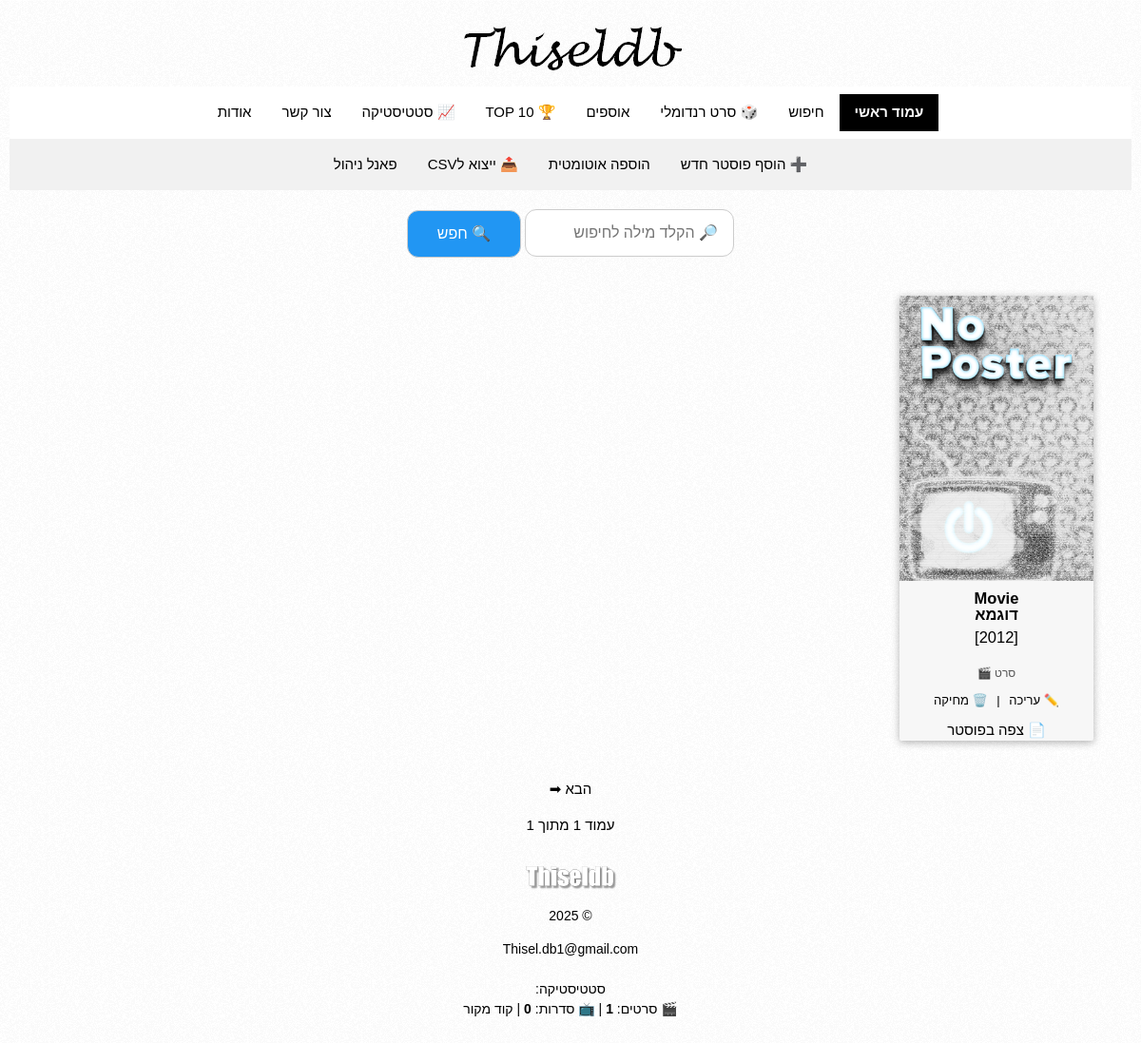
The page / on the database its author committed.
### tables this page shows
CREATE TABLE `posters` (
  `id` int(11) NOT NULL,
  `title_en` varchar(255) DEFAULT NULL,
  `title_he` varchar(255) DEFAULT NULL,
  `year` varchar(20) DEFAULT NULL,
  `imdb_rating` decimal(3,1) DEFAULT NULL,
  `imdb_link` varchar(255) DEFAULT NULL,
  `image_url` varchar(255) DEFAULT NULL,
  `plot` text DEFAULT NULL,
  `plot_he` text DEFAULT NULL,
  `lang_code` varchar(10) DEFAULT NULL,
  `is_dubbed` tinyint(1) DEFAULT 0,
  `has_subtitles` tinyint(1) DEFAULT 0,
  `tvdb_id` varchar(100) DEFAULT NULL,
  `youtube_trailer` varchar(255) DEFAULT NULL,
  `genre` varchar(255) DEFAULT NULL,
  `actors` text DEFAULT NULL,
  `metacritic_score` varchar(50) DEFAULT NULL,
  `rt_score` varchar(50) DEFAULT NULL,
  `metacritic_link` varchar(255) DEFAULT NULL,
  `rt_link` varchar(255) DEFAULT NULL,
  `imdb_id` varchar(15) DEFAULT NULL,
  `pending` tinyint(4) DEFAULT 0,
  `collection_name` varchar(255) DEFAULT NULL,
  `created_at` datetime DEFAULT current_timestamp(),
  `type_id` int(11) DEFAULT NULL,
  `directors` varchar(255) DEFAULT NULL,
  `writers` varchar(255) DEFAULT NULL,
  `producers` varchar(255) DEFAULT NULL,
  `cinematographers` varchar(255) DEFAULT NULL,
  `composers` varchar(255) DEFAULT NULL,
  `runtime` int(11) DEFAULT NULL,
  `languages` varchar(255) DEFAULT NULL,
  `countries` varchar(255) DEFAULT NULL,
  `tmdb_collection_id` int(11) DEFAULT NULL
);

CREATE TABLE `poster_types` (
  `id` int(11) NOT NULL,
  `code` varchar(50) DEFAULT NULL,
  `label_he` varchar(100) DEFAULT NULL,
  `label_en` varchar(100) DEFAULT NULL,
  `icon` varchar(10) DEFAULT NULL,
  `description` text DEFAULT NULL,
  `sort_order` int(11) DEFAULT 0
);

### index.php (the view, shortened to what this page needs)
<?php require_once 'server.php';?>
<?php include 'header.php'; ?>
<?php
$page = isset($_GET['page']) ? max(1, intval($_GET['page'])) : 1;
$limit = 20;
$count_result = $conn->query("SELECT COUNT(*) AS total FROM posters");
$total_rows   = $count_result->fetch_assoc()['total'];
$total_pages  = max(1, ceil($total_rows / $limit));
$offset = ($page - 1) * $limit;
$orderBy = "";
if (empty($orderBy)) $orderBy = "ORDER BY p.id DESC";
$sql = "SELECT p.*, pt.code, pt.label_he, pt.icon FROM posters p LEFT JOIN poster_types pt ON p.type_id = pt.id";
$sql .= " $orderBy LIMIT $limit OFFSET $offset";
$stmt = $conn->prepare($sql);
$stmt->execute();
$result = $stmt->get_result();
$rows = [];
while ($row = $result->fetch_assoc()) $rows[] = $row;
?>
<!DOCTYPE html>
<html lang="he">
<head>
  <link rel="stylesheet" href="style.css">
</head>
<body class="rtl">
<div class="poster-wall">
<?php if (empty($rows)): ?>
  <p class="no-results">לא נמצאו תוצאות 😢</p>
<?php else: ?>
  <?php foreach ($rows as $row): ?>
    <div class="poster ltr">
      <?php $img = (!empty($row['image_url'])) ? $row['image_url'] : 'images/no-poster.png'; ?>
      <a href="poster.php?id=<?= $row['id'] ?>">
  <img src="<?= htmlspecialchars($img) ?>" alt="<?= htmlspecialchars($row['title_en']) ?>">
</a>
      <div class="poster-title ltr">
        <b><?= htmlspecialchars($row['title_en']) ?>
          <?php if (!empty($row['title_he'])): ?><br><?= htmlspecialchars($row['title_he']) ?><?php endif; ?>
        </b><br>[<?= $row['year'] ?>]
      </div>
      <?php
$label = $row['label_he'] ?? '';
$icon = $row['icon'] ?? '';
if ($label || $icon) {
  echo "<div style='font-size:12px; color:#555;'>$icon $label</div>";
} else {
  echo "<div style='font-size:12px; color:#555;'>❓ לא ידוע</div>";
}
?>
      <div class="poster-actions rtl" style="margin-top:10px; font-size:13px; text-align:center;">
        <a href="edit.php?id=<?= $row['id'] ?>">✏️ עריכה</a> |
        <a href="delete.php?id=<?= $row['id'] ?>" onclick="return confirm('למחוק את הפוסטר?')">🗑️ מחיקה</a>
      </div>
      <div class="view-link rtl" style="margin-top:10px; text-align:center;">
        <a href="poster.php?id=<?= $row['id'] ?>">📄 צפה בפוסטר</a>
      </div>
    </div>
  <?php endforeach; ?>
<?php endif; ?>
</div>
<div style="text-align:center;">
  <a href="index.php?page=<?= $page + 1 ?>">הבא ➡</a>
</div>
<p style="text-align:center;">עמוד <?= $page ?> מתוך <?= $total_pages ?></p>
</body>
</html>
<?php include 'footer.php'; ?>

### style.css (style rules this page uses)
* { font-family: Arial !important; }
a { color: #2d89ef !important;text-decoration: none !important }
body { padding:10px !important; background-image: url("images/pattern.png") !important; font-family: Arial, sans-serif; }
.poster-wall { display: grid; grid-template-columns: repeat(auto-fill, minmax(200px, 1fr)); gap: 20px; padding: 40px; max-width: 1200px; margin: 0 auto; }
.poster { background: #F7F7F7; border-radius: 2px; overflow: hidden; box-shadow: 0 2px 8px rgba(0,0,0,0.3); transition: transform 0.2s; }
.poster img { width: 100%; height: 300px; object-fit: cover; display: block; }
.poster-title { padding: 10px; text-align: center; font-size: 1.1em; color:black !important; }
.poster-title b { line-height: 1.0; display: inline-block; }
a { color:black !important; }
.rtl { direction: rtl !important; }
.ltr { direction: ltr !important; }
.poster-actions { text-align: center; font-size: 13px; margin-top: 10px; }
.poster-actions a { color: #2d89ef; text-decoration: none; margin: 0 6px; }

### w3.css (style rules this page uses)
html { box-sizing:border-box }
*,*:before,*:after { box-sizing:inherit }
html { -ms-text-size-adjust:100%;-webkit-text-size-adjust:100% }
body { margin:0 }
a { background-color:transparent }
b,strong { font-weight:bolder }
img { border-style:none }
html,body { font-family:Verdana,sans-serif;font-size:15px;line-height:1.5 }
html { overflow-x:hidden }
img { vertical-align:middle }
a { color:inherit }

### rows shown on the page
posters: title_en "Movie", title_he "דוגמא", year "2012", poster_types.icon "🎬", poster_types.label_he "סרט"

### other values the page prints
$label "עמוד ראשי"
$label "חיפוש"
$label "🎲 סרט רנדומלי"
$label "אוספים"
$label "🏆 TOP 10"
$label "📈 סטטיסטיקה"
$label "צור קשר"
$label "אודות"
$label "➕ הוסף פוסטר חדש"
$label "הוספה אוטומטית"
$label "📤 ייצוא לCSV"
$label "פאנל ניהול"
$total_pages "1"
$count_movies "1"
$count_series "0"
